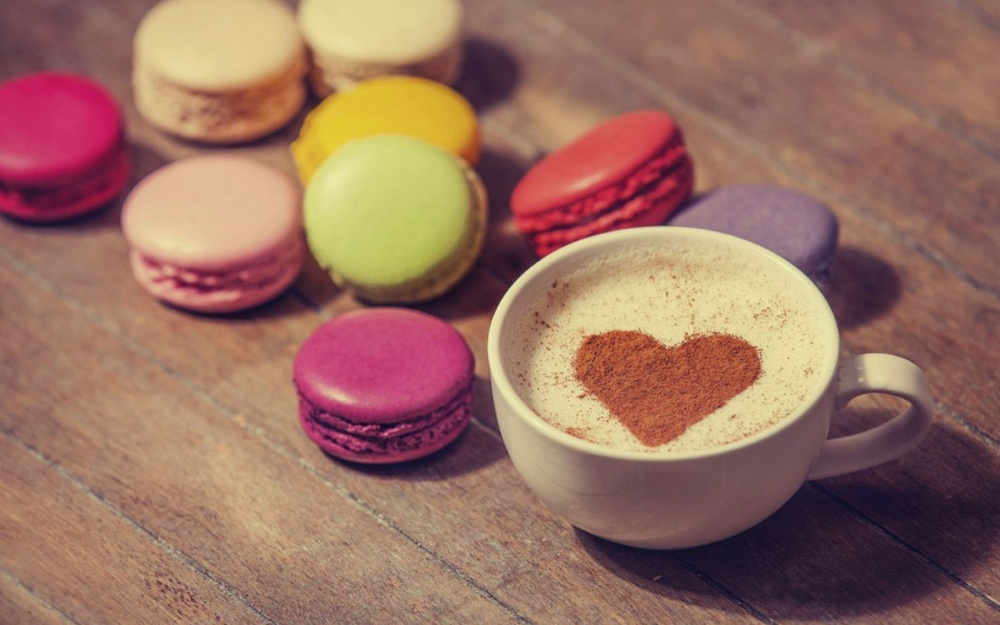
#> input picture picture/test2.jpg, 1000 x 625 px, shrunk from 1920 x 1200 before the run
$ python picture4.py
#> lines starting #> are read from the running program, lines starting #| are printed output that depends on the picture
import cv2
import numpy as np

img1 = cv2.imread('test2.jpg')
#> img1 is the input picture: shape (625, 1000, 3); mean B, G, R 97.1, 111.9, 153.2
img2 = cv2.imread('test3.jpg')
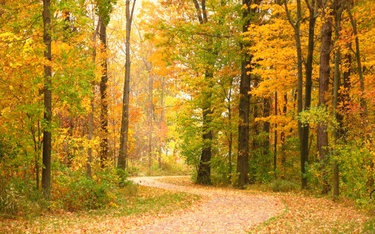
#> input picture picture/test3.jpg, 375 x 234 px, shrunk from 720 x 450 before the run
#> img2 is the input picture: shape (234, 375, 3); mean B, G, R 42.2, 132.4, 174.1

img1Shape = img2.shape
#> img1Shape = (234, 375, 3)
roi = img1[0:img1Shape[0], 0:img1Shape[1]]
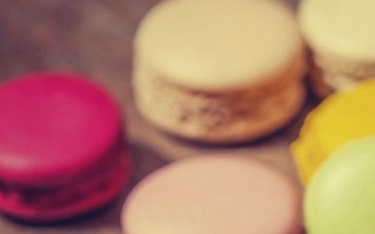
#> roi: shape (234, 375, 3); mean B, G, R 104.2, 126, 179.1

img3 = cv2.addWeighted(roi, 0.5, img2, 0.5, 0)
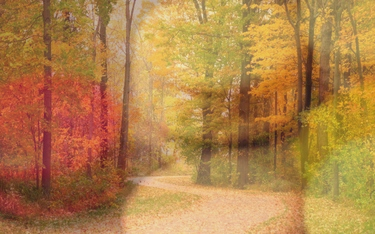
#> img3: shape (234, 375, 3); mean B, G, R 73.2, 129.2, 176.6

cv2.namedWindow('img1')
cv2.namedWindow('img2')
cv2.namedWindow('img3')
cv2.imshow('img1', img1)
cv2.imshow('img2', img2)
cv2.imshow('img3', img3)

cv2.imwrite('addTest2Test3.jpg', img3)

cv2.waitKey(0)
cv2.destroyAllWindows()
